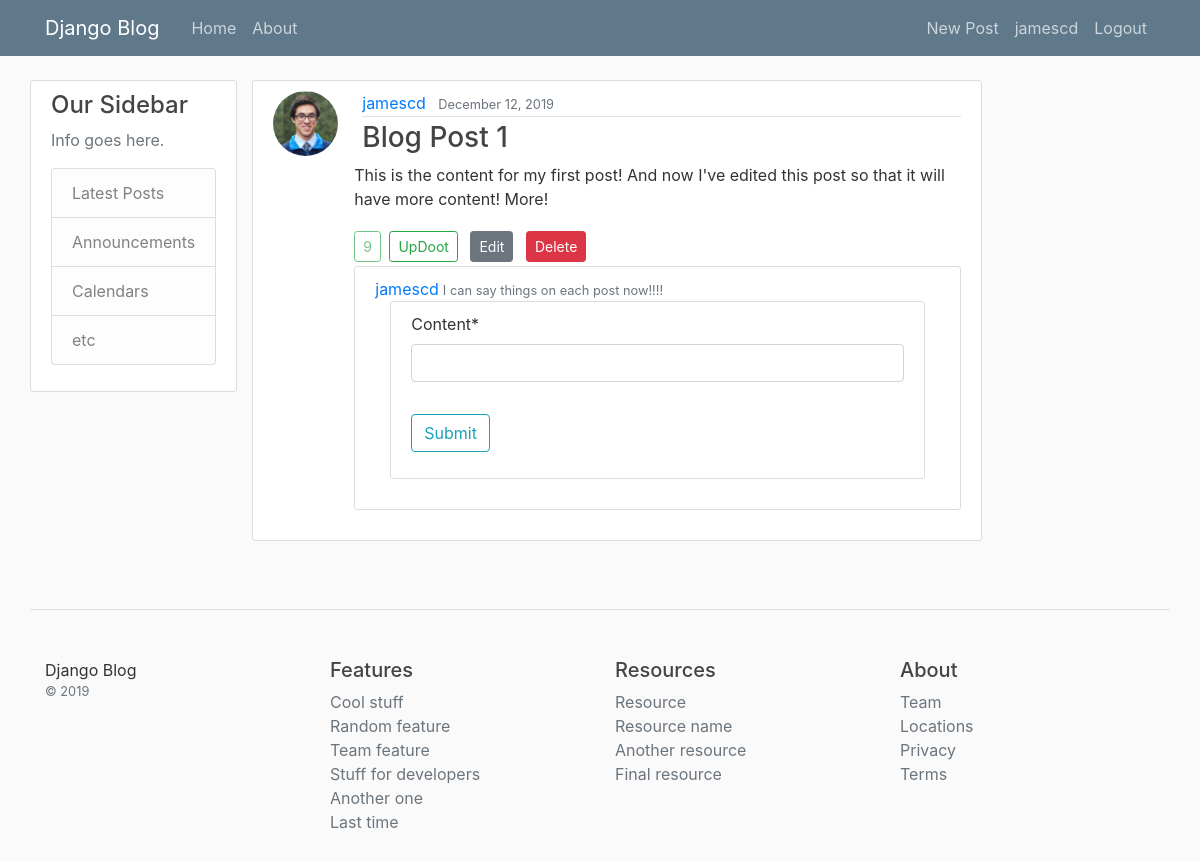
The page /post/1/ (signed in) on the database as committed earlier.
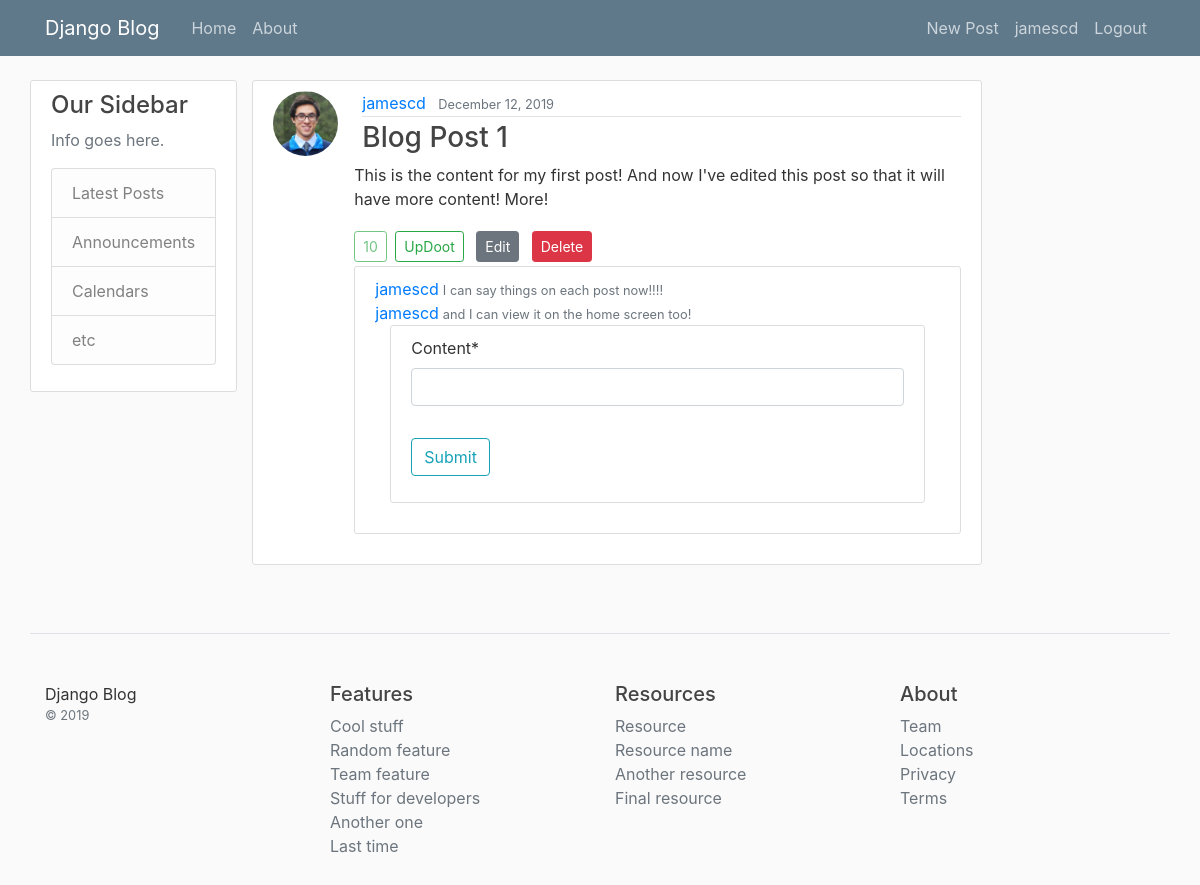
The same page on the database as committed later.
### blog/models.py (models this page shows, shortened)
class Post(models.Model):
	title = models.CharField(max_length=100)
	content = models.TextField()
	date_posted = models.DateTimeField(default=timezone.now)
	author = models.ForeignKey(User, on_delete=models.CASCADE)
	updoots = models.SmallIntegerField(default=0)

class Comment(models.Model):
	post = models.ForeignKey(Post, on_delete=models.CASCADE)
	author = models.ForeignKey(User, on_delete=models.CASCADE)
	content = models.CharField(max_length=200)
	date_posted = models.DateTimeField(default=timezone.now)

### users/models.py (models this page shows, shortened)
class Profile(models.Model):
	user = models.OneToOneField(User, on_delete=models.CASCADE)
	image = models.ImageField(default='default.jpeg', upload_to='profile-pics')
	bio = models.TextField()

### blog/views.py (the view)
# urls.py: path('post/<int:pk>/', views.postDetail, name='post-detail'),
@login_required
def postDetail(request, **kwargs):
	post = get_object_or_404(Post, id=kwargs.get('pk'))
	if request.method == 'POST':
		c_form = CommentPostForm(request.POST, instance=request.user)
		if c_form.is_valid(request, post):
			com = Comment(post=post, author=request.user,
						  content=c_form.cleaned_data.get('content'))
			com.save()
			messages.success(request, f'Comment posted!')
			return redirect('post-detail', kwargs.get('pk')) # So won't re-run post request if page reloaded
	else:
		c_form = CommentPostForm(instance=request.user)
	context = {
		'title': post.title,
		'post': post,
		'comments': Comment.objects.filter(post=post),
		'c_form': c_form
	}
	return render(request, 'blog/post_detail.html', context)

### blog/forms.py (shortened to what this page needs)
class CommentPostForm(forms.ModelForm):
	content = forms.CharField(max_length=200)
	class Meta:
		model = Comment
		fields = ['content']

### blog/templates/blog/post_detail.html (shortened to what this page needs)
{% extends "blog/base.html" %}
{% load crispy_forms_tags %}
{% block content %}
<article class="media content-section">
	<img class="rounded-circle article-img" src="{{ post.author.profile.image.url }}">
	<div class="media-body">
		<div class="media-section ml-2">
			<div class="article-metadata">
				<a class="mr-2" href="{% url 'user-posts' post.author.username %}">{{ post.author }}</a>
				<small class="text-muted">{{ post.date_posted|date:"F d, Y" }}</small>
			</div>
			<h3 class="article-title">{{ post.title }}</h3>
		</div>
		<p class="article-content">{{ post.content }}</p>
		<a class="btn btn-outline-success btn-sm disabled mr-1">{{ post.updoots }}</a>
		<a class="btn btn-outline-success btn-sm mt-1 mb-1" href="{% url 'post-updoot' post.id 'detail' %}">UpDoot</a>
		{% if post.author == user %}
			<a class="btn btn-secondary btn-sm mt-1 mb-1 ml-2" href="{% url 'post-update' post.id %}">Edit</a>
			<a class="btn btn-danger btn-sm mt-1 mb-1 ml-2" href="{% url 'post-delete' post.id %}">Delete</a>
		{% endif %}
		<div class="media content-section">
			<div class="col">
				{% for comment in comments %}
					<div class="row">
						<a class="mr-1" href="{% url 'user-posts' comment.author.username %}">{{ comment.author }}</a>
						<small class="mt-1 text-muted">{{ comment.content }}</small>
					</div>
				{% endfor %}
				{% if user.is_authenticated %}
					<form class="content-section" method="POST">
						<fieldset class="form-group">
							{{ c_form|crispy }}
						</fieldset>
						<div class="form-group">
							<button class="btn btn-outline-info" type="submit" name="post-btn">Submit</button>
						</div>
					</form>
				{% endif %}
			</div>
		</div>
	</div>
</article>
{% endblock content %}

Rows that differ between the two databases and show on the page:
changed Post "Blog Post 1": updoots "9" → "10"
added Comment: author "jamescd", content "and I can view it on the home screen too!"
